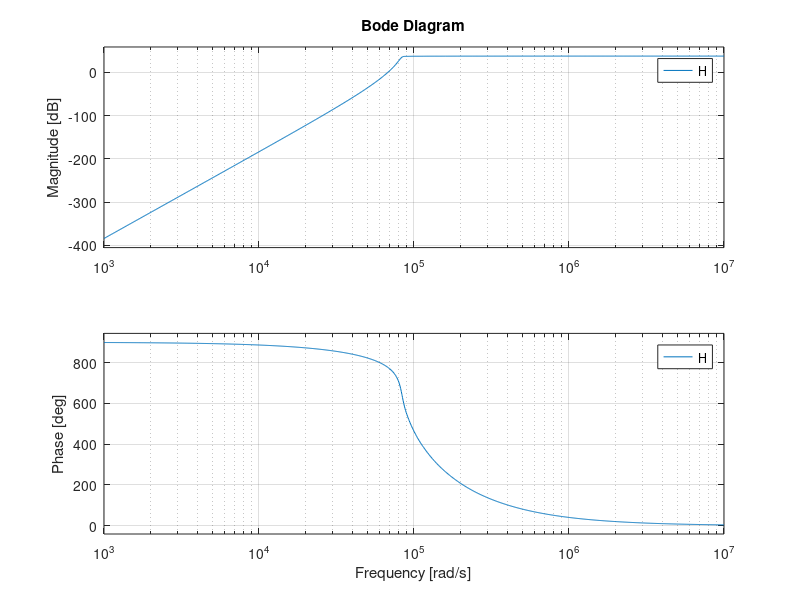

Recreate this plot in MATLAB.
% Filtro final - Orden 10 Legendre %
clc;
s = tf('s');
wp = 2*pi*13250;
SHP = wp/s;

H1 = 1/(SHP^2 + SHP*0.5548 + 0.2702)
H2 = 1/(SHP^2 + SHP*0.0918 + 0.9870)
H3 = 1/(SHP^2 + SHP*0.4284 + 0.5282)
H4 = 1/(SHP^2 + SHP*0.2650 + 0.8013)
H5 = 1/(SHP^2 + SHP*0.6344 + 0.1218)

H = H1*H2*H3*H4*H5;

bode(H)